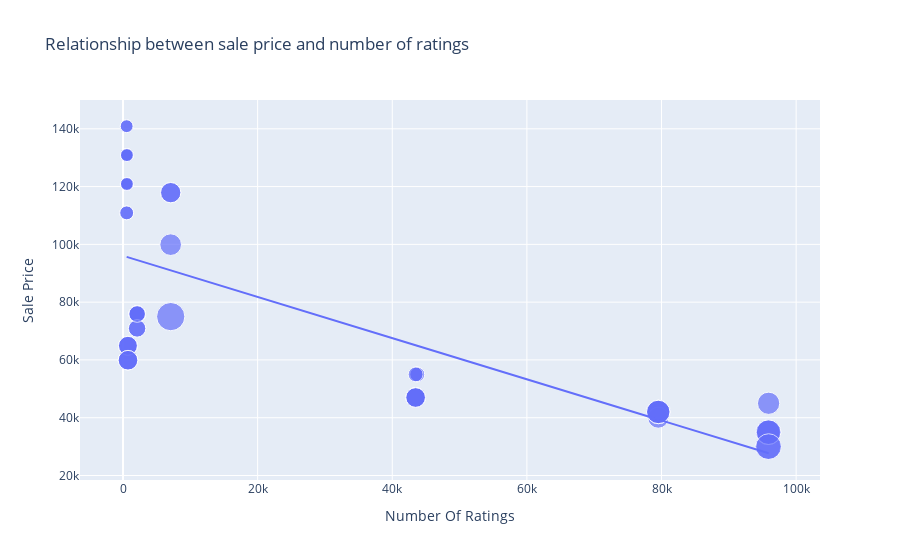

Source (notebook cell):
### Code cell
figure = px.scatter(data_frame = data, x = "Number Of Ratings",
                y="Sale Price", size="Discount Percentage", trendline="ols",
                   title="Relationship between sale price and number of ratings")
figure.show()

### Figure 1 — Plotly figure (JSON) as saved in the notebook; plotly's stock layout.template omitted (floating-point values rounded to 4 significant figures)
{"data": [{"hovertemplate": "Number Of Ratings=%{x}<br>Sale Price=%{y}<br>Discount Percentage=%{marker.size}<extra></extra>", "legendgroup": "", "marker": {"color": "#636efa", "size": [0, 0, 0, 0, 0, 0, 0, 0, 0, 20, 16, 20, 20, 20, 0, 0, 0, 0, 29, 15, 0, 15, 17, 18, 6, 6, 13, 6, 14, 10, 7, 6, 6, 13, 13, 10, 10, 6, 14, 6, 10, 6, 11, 11, 10, 14, 7, 6, 6, 6, 8, 8, 24, 22, 22, 22, 8, 24, 14, 14, 14, 14], "sizemode": "area", "sizeref": 0.0725, "symbol": "circle"}, "mode": "markers", "name": "", "orientation": "v", "showlegend": false, "type": "scatter", "x": [3431, 3431, 3431, 11202, 11202, 3431, 3431, 11202, 1454, 79512, 79512, 79582, 79512, 79512, 1078, 1078, 1078, 1078, 7088, 7088, 1078, 7088, 7081, 95909, 542, 580, 740, 545, 740, 2101, 545, 580, 580, 730, 730, 2101, 2101, 580, 740, 580, 2092, 545, 2101, 2092, 2101, 740, 545, 580, 580, 580, 43707, 43707, 95807, 95909, 95807, 95909, 43470, 95909, 43470, 43470, 43470, 43470], "xaxis": "x", "y": [49900, 84900, 84900, 77000, 77000, 49900, 49900, 77000, 89900, 41999, 39999, 41999, 41999, 41999, 131900, 117100, 131900, 117100, 74999, 117900, 117100, 117900, 99900, 44999, 140900, 130900, 64900, 120900, 59900, 75900, 110900, 130900, 120900, 64900, 64900, 75900, 75900, 120900, 59900, 120900, 75900, 140900, 70900, 70900, 75900, 59900, 110900, 120900, 130900, 130900, 54999, 54999, 29999, 34999, 34999, 34999, 54999, 29999, 46999, 46999, 46999, 46999], "yaxis": "y"}, {"hovertemplate": "<b>OLS trendline</b><br>Sale Price = -0.712783 * Number Of Ratings + 96054.8<br>R<sup>2</sup>=0.492139<br><br>Number Of Ratings=%{x}<br>Sale Price=%{y} <b>(trend)</b><extra></extra>", "legendgroup": "", "marker": {"color": "#636efa", "symbol": "circle"}, "mode": "lines", "name": "", "showlegend": false, "type": "scatter", "x": [542, 545, 545, 545, 545, 580, 580, 580, 580, 580, 580, 580, 580, 730, 730, 740, 740, 740, 740, 1078, 1078, 1078, 1078, 1078, 1454, 2092, 2092, 2101, 2101, 2101, 2101, 2101, 3431, 3431, 3431, 3431, 3431, 7081, 7088, 7088, 7088, 11202, 11202, 11202, 43470, 43470, 43470, 43470, 43470, 43707, 43707, 79512, 79512, 79512, 79512, 79582, 95807, 95807, 95909, 95909, 95909, 95909], "xaxis": "x", "y": [95670.0, 95670.0, 95670.0, 95670.0, 95670.0, 95640.0, 95640.0, 95640.0, 95640.0, 95640.0, 95640.0, 95640.0, 95640.0, 95530.0, 95530.0, 95530.0, 95530.0, 95530.0, 95530.0, 95290.0, 95290.0, 95290.0, 95290.0, 95290.0, 95020.0, 94560.0, 94560.0, 94560.0, 94560.0, 94560.0, 94560.0, 94560.0, 93610.0, 93610.0, 93610.0, 93610.0, 93610.0, 91010.0, 91000.0, 91000.0, 91000.0, 88070.0, 88070.0, 88070.0, 65070.0, 65070.0, 65070.0, 65070.0, 65070.0, 64900.0, 64900.0, 39380.0, 39380.0, 39380.0, 39380.0, 39330.0, 27770.0, 27770.0, 27690.0, 27690.0, 27690.0, 27690.0], "yaxis": "y"}], "layout": {"autosize": true, "legend": {"itemsizing": "constant", "tracegroupgap": 0}, "title": {"text": "Relationship between sale price and number of ratings"}, "xaxis": {"anchor": "y", "autorange": true, "domain": [0, 1], "range": [-5980.0, 103000.0], "title": {"text": "Number Of Ratings"}, "type": "linear"}, "yaxis": {"anchor": "x", "autorange": true, "domain": [0, 1], "range": [11530.0, 153700.0], "title": {"text": "Sale Price"}, "type": "linear"}}}
